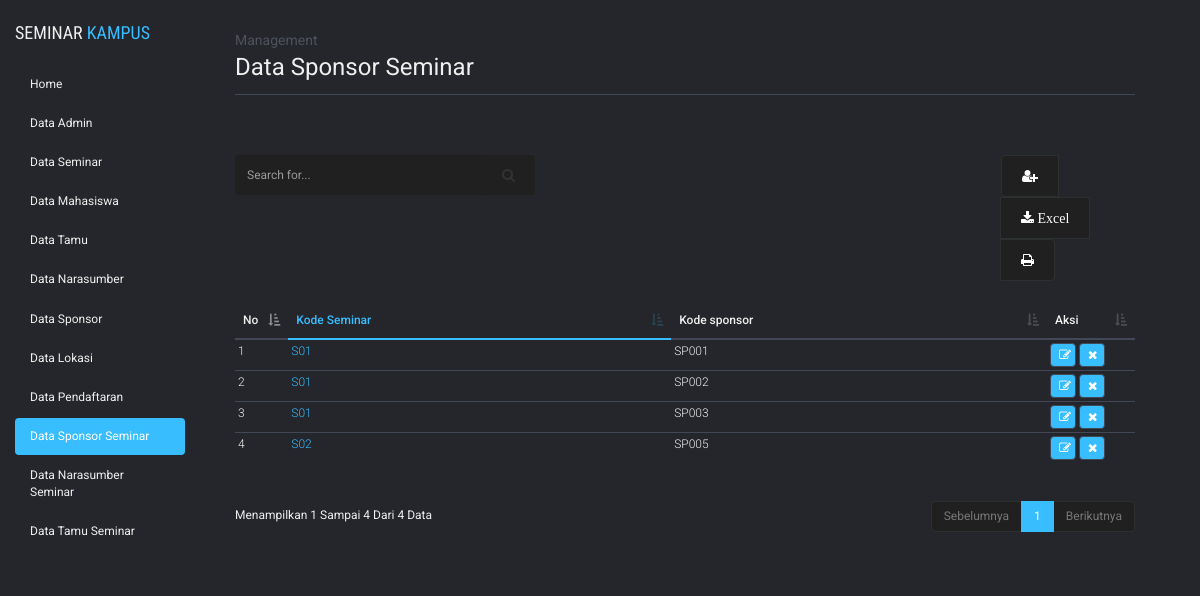
Screenshot of /admin/admin.php?module=data_sponsor_seminar with the database file from the repository.
### tables this page shows
CREATE TABLE `sponsor_seminar` (
  `kode_sponsor` char(8) NOT NULL,
  `kode_seminar` char(8) NOT NULL,
  KEY `kode_sponsor` (`kode_sponsor`),
  KEY `kode_seminar` (`kode_seminar`),
  CONSTRAINT `sponsor_seminar_ibfk_1` FOREIGN KEY (`kode_sponsor`) REFERENCES `sponsor` (`kode_sponsor`),
  CONSTRAINT `sponsor_seminar_ibfk_2` FOREIGN KEY (`kode_seminar`) REFERENCES `seminar` (`kode_seminar`)
);

### admin/module_sponsor_seminar/tampil_sponsor_seminar.php
<?php
	$tampilkan = mysql_query("SELECT * FROM sponsor_seminar ORDER BY kode_seminar");
?>
    <div class="title-content">
    <span>Management</span>
    data sponsor seminar
  </div>
  <div class="content">
    <div class="row">
      <div class="col-md-6">
        <form action="?module=data_sponsor_seminar&act=carisponsor_seminar" method="post">
          <div class="input-group search">
            <input name="cari" type="text" class="form-control" placeholder="Search for...">
            <span class="input-group-btn">
              <button class="btn btn-default" type="submit"><i class="fa fa-search"></i></button>
            </span>
          </div>
        </form>
      </div>
      <div class="col-md-6">
        <div class="btn-group" role="group" aria-label="fungsional">
          <a type="button" class="btn btn-default" href="#tambah_data" data-toggle="modal"><i class="fa fa-user-plus"></i></a>
          <a type="button" class="btn btn-default" href="module_sponsor_seminar/action_sponsor_seminar.php?module=data_sponsor_seminar&act=export"><i class="fa fa-download"> Excel</i></a>
          <a type="button" class="btn btn-default" href="module_sponsor_seminar/cetak_sponsor_seminar.php"><i class="fa fa-print"></i></a>
        </div>
      </div>
    </div>
    <table cellpadding="0" cellspacing="0" border="0" class="table table-hover tab-mar-top" id="example">
      <thead>
        <tr>
          <th width="10px">No</th>
          <th class="tab-col">Kode Seminar</th>
          <th>Kode sponsor</th>
          <th width="50px">Aksi</th>
        </tr>
      </thead>
      <tbody>
<?php
    $no=1;
    while ($tampil=mysql_fetch_array($tampilkan)){
       echo "<tr><td>$no</td>
             <td class='tab-col'>$tampil[kode_seminar]</td>
             <td>$tampil[kode_sponsor]</td>
             <td><a href='?module=data_sponsor_seminar&act=editsponsor_seminar&id=$tampil[kode_seminar]&id2=$tampil[kode_sponsor]' class='fa fa-edit'></a>
             <a class='fa fa-remove' href=javascript:confirmdelete('$action?module=data_sponsor_seminar&act=hapussponsor_seminar&id=$tampil[kode_seminar]&id2=$tampil[kode_sponsor]')></a></td>
      </tr>";
      $no++;
    }
  echo "
        </tbody>
        </table>
        </div>";
?>

### assets/css/style.css (style rules this page uses)
body { background:#24262b; font-family: 'Roboto', sans-serif; position: relative; font-size: 12px; color: #efefef; }
body a, body button, body div { transition:0.5s all; -webkit-transition:0.5s all; -moz-transition:0.5s all; -o-transition:0.5s all; -ms-transition:0.5s all; }
.form-control { font-size: 12px; }
.title-content { font-size: 24px; text-transform: capitalize; padding-bottom: 10px; border-bottom: 1px solid #434857; }
.title-content span { font-size: 14px; color: #4e525c; display: block; }
.content { margin-top: 60px; }
.search { width: 300px; }
.content .search .form-control { height: 40px; color: #D4D4D4; background-color: #202020; background-image: none; border: none; text-decoration: none; }
.content .search .btn { height: 40px; background-color: #202020; background-image: none; border: none; padding: 10px 20px; }
.btn-group { display: block; margin-left: 301px; }
.btn-group .btn { background: #202020; padding: 10px 20px; color: #fff; border-color: rgb(45, 48, 49); }
.tab-mar-top { margin-top: 30px; }
.tab-col { color: #38BDFF; }
.table>thead>tr>th { border-bottom: 2px solid #434857; }
table>thead>tr>th.tab-col { border-bottom: 2px solid #38BDFF; }
.table>tbody>tr>td, .table>tbody>tr>th { font-weight: 300; font-size: 12px; border-top: 1px solid #434857; padding: 3px; }
.table>tbody>tr>td a.fa { width: 26px; font-size: 12px; color: #fff; background: #38BDFF; padding: 5px; padding-left: 8px; border-radius: 4px; border: 1px solid #434857; }
.table>tfoot>tr>td, .table>tfoot>tr>th, .table>thead>tr>td, .table>thead>tr>th { font-size: 12px; font-weight: 500; border-top: 1px solid #434857; }

### rows the page displays
sponsor_seminar: kode_seminar "S01", kode_sponsor "SP001"
sponsor_seminar: kode_seminar "S01", kode_sponsor "SP002"
sponsor_seminar: kode_seminar "S01", kode_sponsor "SP003"
sponsor_seminar: kode_seminar "S02", kode_sponsor "SP005"
